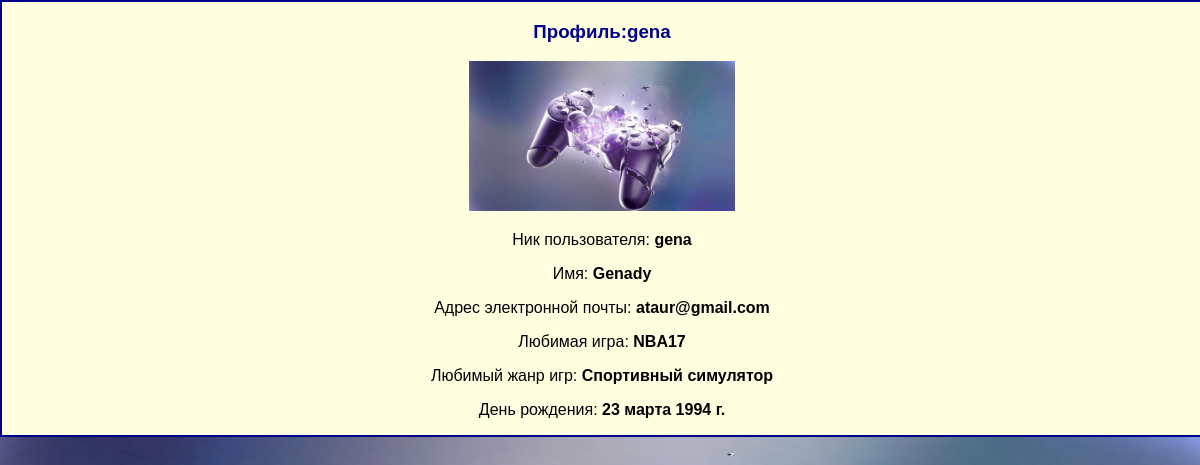
The app's page /new_games/profile_view/Genady with its own data.
### users/models.py (models this page shows, shortened)
class Profile(models.Model):
    user = models.OneToOneField(User, on_delete=models.CASCADE, blank=True, null=True)
    avatar = models.ImageField(upload_to='avatars/', blank=True, null=True, verbose_name='Аватар')
    favorite_game = models.CharField(max_length=200, blank=True, null=True, verbose_name='Любимая игра')
    favorite_genre = models.CharField(max_length=200, blank=True, null=True, verbose_name='Любимый жанр игр')
    birthday = models.DateField(blank=True, null=True, verbose_name='День рождения')
    username = models.CharField(max_length=200, blank=True, null=True, verbose_name='Ник пользователя')
    name = models.CharField(max_length=200, blank=True, null=True, verbose_name='Имя пользователя')
    email = models.EmailField(max_length=200, blank=True, null=True, verbose_name='Email')
    class Meta:
        verbose_name = "пользователя"
        verbose_name_plural = 'Пользователи'
        ordering = ['name']

### new_games/views.py (the view)
# urls.py: path('profile_view/<str:name>', views.profile_view, name="profile_view")
def profile_view(request, name):
    profile_view = Profile.objects.get(name=name)
    return render(request, 'users/profile_view.html', {'profile_view': profile_view})

### users/templates/users/profile_view.html (shortened to what this page needs)
<!DOCTYPE html>
{% load static %}
<html lang="en">
<head>
    <link rel="stylesheet" href="{% static 'css/styles.css' %}">
</head>
<body>
<div class="box">
    <h3>Профиль:{{profile_view.username}}</h3>
    {% if profile_view.avatar %}
    <img class="profile-size" src="{{profile_view.avatar.url}}"/>
    {% endif%}
    <p>Ник пользователя: <b>{{profile_view.username}}</b></p>
    <p>Имя: <b>{{profile_view.name}}</b></p>
    <p>Адрес электронной почты: <b>{{profile_view.email}}</b></p>
    {% if profile_view.favorite_game %}
    <p>Любимая игра: <b>{{profile_view.favorite_game}}</b></p>
    {% endif%}
    {% if profile_view.favorite_genre %}
    <p>Любимый жанр игр: <b>{{profile_view.favorite_genre}}</b></p>
    {% endif%}
    {% if profile_view.birthday %}
    <p>День рождения: <b>{{profile_view.birthday}}</b></p>
    {% endif%}
</div>
</body>
</html>

### users/static/css/styles.css (style rules this page uses)
body { font-family: Verdana, Geneva, Tahoma, sans-serif; text-align: center ; padding: 0; margin:0; background: url(background.jpg); background-size: cover; background-attachment: fixed; }
.box { background-color: lightyellow; margin: 0 auto; height: auto; width: 100%; border: 2px solid darkblue }
.profile-size { width: auto; height: 150px; }
.box h3 { color:darkblue }

### records on screen
Profile: username "gena", avatar (picture), name "Genady", email "ataur@gmail.com", favorite_game "NBA17", favorite_genre "Спортивный симулятор", birthday "23 марта 1994 г."
